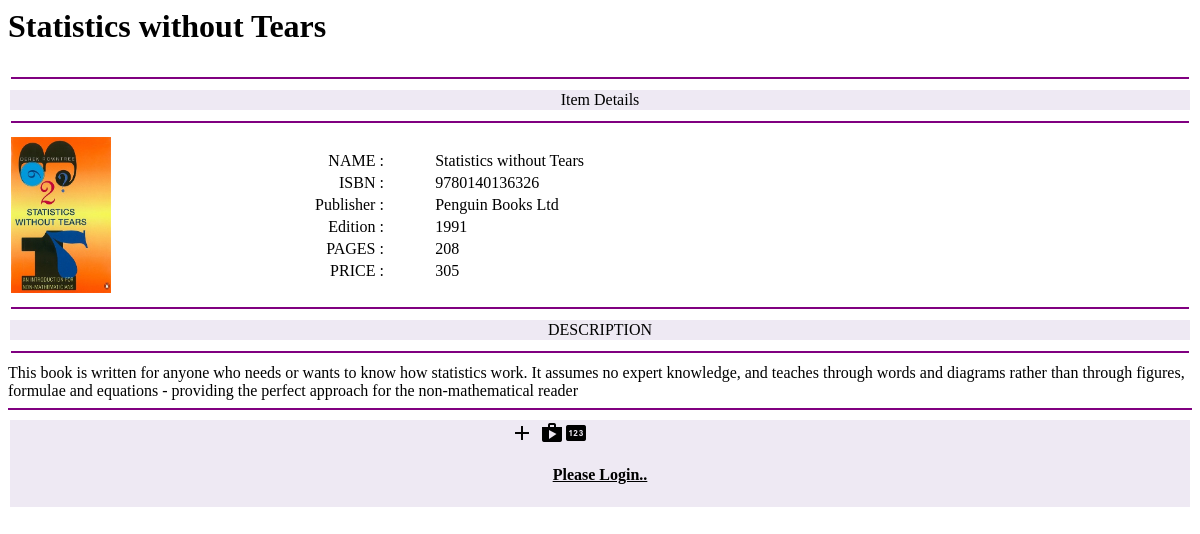
The app's page /detail.php?id=9 with its own data.
### tables this page shows
CREATE TABLE `book` (
  `b_id` int(4) NOT NULL,
  `b_nm` varchar(120) DEFAULT NULL,
  `b_subcat` varchar(25) DEFAULT NULL,
  `b_desc` varchar(20000) DEFAULT NULL,
  `b_publisher` varchar(40) DEFAULT NULL,
  `b_edition` varchar(20) DEFAULT NULL,
  `b_isbn` varchar(15) DEFAULT NULL,
  `b_page` int(5) DEFAULT NULL,
  `b_price` int(5) DEFAULT NULL,
  `b_img` longtext,
  `b_pdf` longtext
);

### detail.php (the view, shortened to what this page needs)
<?php session_start();
	require('includes/config.php');
	$id=$_GET['id'];
	$q="select * from book where b_id=$id";
	$res=mysqli_query($conn,$q) or die("Can't Execute Query..".mysqli_error($conn));
	$row=mysqli_fetch_assoc($res);
?>
<html>
<head>
		<link rel="stylesheet" href = "assets/css/home1.css" type="text/css" />
</head>
<body>
				<div id="page">
							<div id="content">
								<div class="post">
									<h1 class="title"><?php echo $row['b_nm'];?></h1>
									<div class="entry">
										<?php
											echo '	<table border="0" width="100%">
												 <tr>
													<td><hr color="purple"></td>
												</tr>
												 <tr align="center" bgcolor="#EEE9F3">
													 <td>Item Details</td>
												</tr>
												<tr>
													<td><hr color="purple"></td>
												</tr>
											 </table>
											<table border="0"  width="100%" bgcolor="#ffffff">
												<tr>
													<td width="15%" rowspan="3">
														<img src="'.$row['b_img'].'" width="100">
													</td>
												</tr>
												<tr>
													<td width="50%" height="100%">
														<table border="0"  width="100%" height="100%">
															<tr valign="top">
																<td align="right" width="10%">NAME</td>
																<td width="6%">: </td>
																<td align="left">'.$row['b_nm'].'</td>
															</tr>
															<tr>
																<td align="right">ISBN</td>
																<td>: </td>
																<td align="left">'.$row['b_isbn'].'</td>
															</tr>
															<tr>
																<td align="right">Publisher </td>
																<td>: </td>
																<td align="left">'.$row['b_publisher'].'</td>
															</tr>
															<tr>
																<td align="right"> Edition</td>
																<td>: </td>
																<td align="left">'.$row['b_edition'].'</td>
															</tr>
															<tr>
																<td align="right">  PAGES</td>
																<td>: </td>
																<td align="left">'.$row['b_page'].'</td>
															</tr>
															<tr>
																<td align="right"> PRICE</td>
																<td>: </td>
																<td align="left">'.$row['b_price'].'</td>
															</tr>
														</table>
													</td>
												</tr>
											</table>
												<tr valign="bottom" >
												</tr>
											<table border="0" width="100%">
												 <tr>
													<td><hr color="purple"></td>
												</tr>
												 <tr align="center" bgcolor="#EEE9F3">
													 <td>DESCRIPTION</td>
												</tr>
												<tr>
													<td><hr color="purple"></td>
												</tr>
											 </table>
											 '.$row['b_desc'].'
											 <tr><td colspan=2><hr color="purple"></td></tr>
											<table border="0" width="100%">
												 <tr align="center" bgcolor="#EEE9F3">';
							 if(isset($_SESSION['status']))
							{
							echo ' <td><a href="process_cart.php?nm='.$row['b_nm'].'&cat='.$_GET['cat'].'&rate='.$row['b_price'].'">
							</a></td>';
							}
							else
							{
							echo '<td><i class="material-icons">add shopping car</i><br><a href="signin.php"> <h4>Please Login..</h4></a></td>';
							}
							echo '</tr>
						</table>';
					?>
			</div>
	</div>
	</div>
</body>
</html>

### assets/css/home1.css (style rules this page uses)
div a { display : inline-block; color : #000; }

### records on screen
book: b_nm "Statistics without Tears", b_img (picture), b_isbn "9780140136326", b_publisher "Penguin Books Ltd", b_edition "1991", b_page "208", b_price "305", b_desc "This book is written for anyone who needs or wants to know how statistics work. It assumes no expert knowledge, and teaches through words and diagrams rather than through figures, formulae and equations - providing the perfect approach for the non-mathematical reader"
